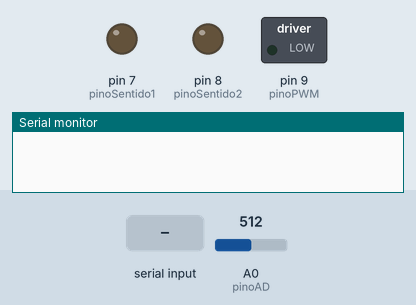
Bench run of a sketch on a simulated Arduino Uno, built with avr-gcc and run on an emulated ATmega328P. Parts: switched loads named in the sketch (green lamp = pin HIGH), output pins drawn as LEDs (lit = HIGH), the last lines printed to the serial monitor. The inputs (shaded band) are chosen by the test bench; at power-on: A0 (pinoAD) = 512.

Above: at 1.2 s.
1.3 s: "90,45\n" received over Serial
At 2.5 s:
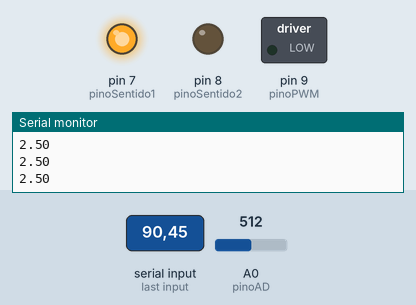
2.8 s: "30,150\n" received over Serial
4.3 s: "200\n" received over Serial
Timing chart, 0 to 7.3 s (numbered marks = the images above; inputs shaded):
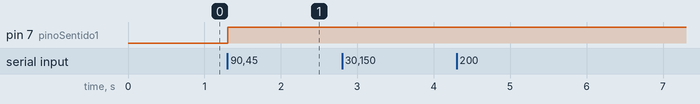

Measured:
- after the input at 1.3 s, pin 7 (pinoSentido1): LOW → HIGH at once

The sketch:

Aeropendulo_Arduino.ino
```cpp
int pinoAD = A0;
int pinoPWM = 9;

int valorAD = 0;
int valor_pwm = 0;

int pinoSentido1 = 7;
int pinoSentido2 = 8;

void setup() {
  pinMode(pinoSentido1, OUTPUT);
  pinMode(pinoSentido2, OUTPUT);
  pinMode(pinoPWM, OUTPUT);
  Serial.begin(9600);
  Serial.setTimeout(5);
}

void loop() {
  if (Serial.available() > 0) {
    valor_pwm = Serial.parseFloat();
    digitalWrite(pinoSentido1, HIGH); // controle do sentido de rotação do motor
    digitalWrite(pinoSentido2, LOW); // controle do sentido de rotação do motor
    analogWrite(pinoPWM, valor_pwm);

    valorAD = analogRead(pinoAD);// recebe o pino analogico A3
    Serial.println(valorAD * 5. / 1023.); // escreve o valor da porta analogica na porta serial e converte


  } // Fim do IF


} // Fim do loop
```
